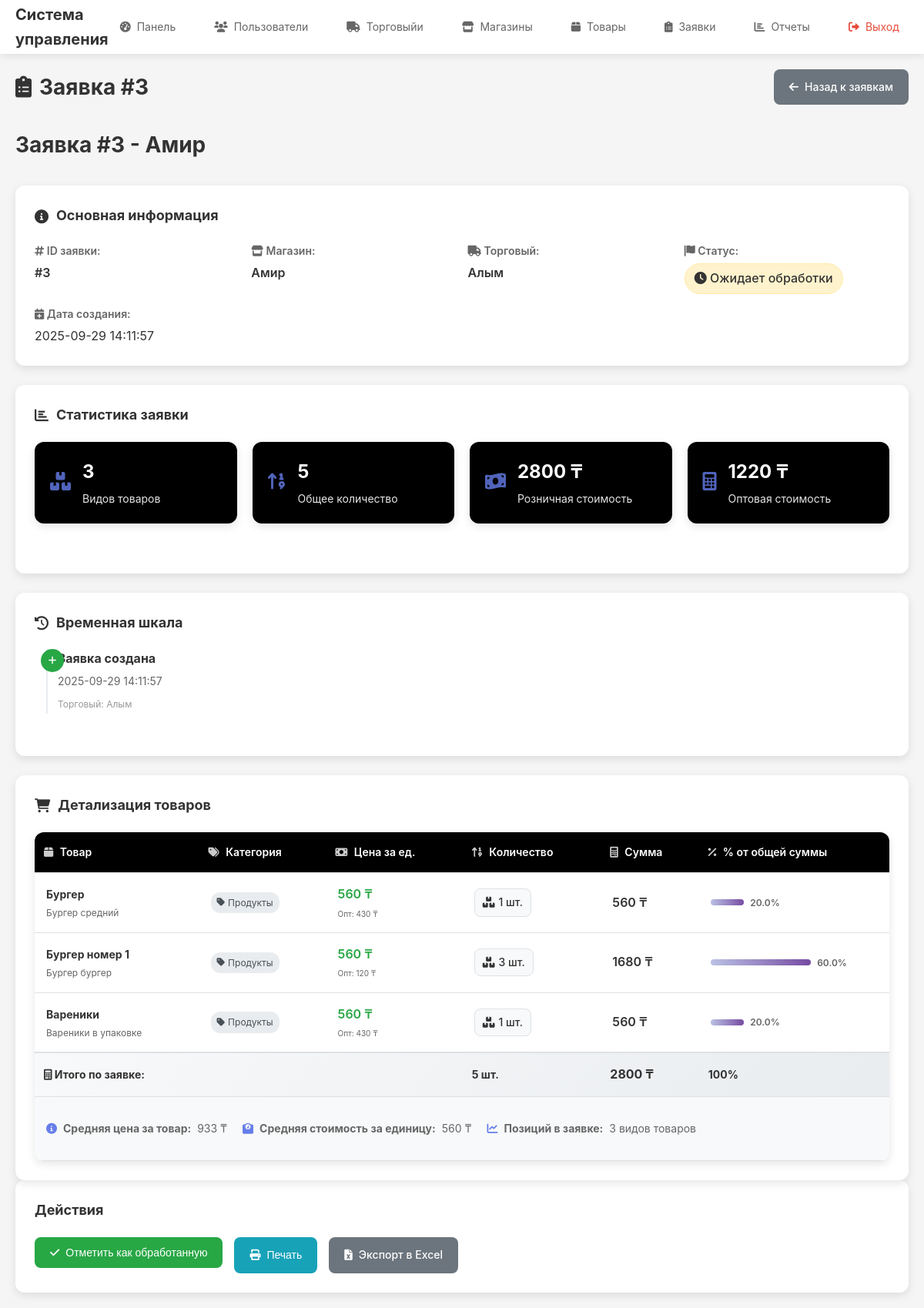
Screenshot of /admin/requests/3 (signed in) with the database file from the repository.
### tables this page shows
CREATE TABLE requests (
            id INTEGER PRIMARY KEY AUTOINCREMENT,
            shop_id INTEGER NOT NULL,
            supplier_id INTEGER NOT NULL,
            status TEXT DEFAULT 'pending' CHECK (status IN ('pending', 'processing', 'completed')),
            created_at TIMESTAMP DEFAULT CURRENT_TIMESTAMP,
            updated_at TIMESTAMP DEFAULT CURRENT_TIMESTAMP,
            FOREIGN KEY (shop_id) REFERENCES shops (id),
            FOREIGN KEY (supplier_id) REFERENCES suppliers (id)
        );

CREATE TABLE shops (
            id INTEGER PRIMARY KEY AUTOINCREMENT,
            supplier_id INTEGER NOT NULL,
            name TEXT NOT NULL,
            info TEXT,
            created_at TIMESTAMP DEFAULT CURRENT_TIMESTAMP,
            updated_at TIMESTAMP DEFAULT CURRENT_TIMESTAMP, business_type TEXT DEFAULT 'ИП',
            FOREIGN KEY (supplier_id) REFERENCES suppliers (id)
        );

CREATE TABLE suppliers (
            id INTEGER PRIMARY KEY AUTOINCREMENT,
            user_id INTEGER NOT NULL,
            name TEXT NOT NULL,
            info TEXT,
            created_at TIMESTAMP DEFAULT CURRENT_TIMESTAMP,
            updated_at TIMESTAMP DEFAULT CURRENT_TIMESTAMP,
            FOREIGN KEY (user_id) REFERENCES users (id)
        );

CREATE TABLE request_items (
            id INTEGER PRIMARY KEY AUTOINCREMENT,
            request_id INTEGER NOT NULL,
            product_id INTEGER NOT NULL,
            quantity INTEGER NOT NULL,
            FOREIGN KEY (request_id) REFERENCES requests (id),
            FOREIGN KEY (product_id) REFERENCES products (id)
        );

CREATE TABLE products (
            id INTEGER PRIMARY KEY AUTOINCREMENT,
            category_id INTEGER,
            name TEXT NOT NULL,
            description TEXT,
            price DECIMAL(10,2) NOT NULL,
            wholesale_price DECIMAL(10,2),
            image_url TEXT,
            created_at TIMESTAMP DEFAULT CURRENT_TIMESTAMP,
            updated_at TIMESTAMP DEFAULT CURRENT_TIMESTAMP,
            FOREIGN KEY (category_id) REFERENCES categories (id)
        );

CREATE TABLE categories (
            id INTEGER PRIMARY KEY AUTOINCREMENT,
            name TEXT NOT NULL,
            description TEXT,
            created_at TIMESTAMP DEFAULT CURRENT_TIMESTAMP,
            updated_at TIMESTAMP DEFAULT CURRENT_TIMESTAMP
        );

### app/routes/admin.py (the view)
@admin_bp.route('/requests/<int:request_id>')
@login_required
@admin_required
def request_detail(request_id: int) -> Union[str, Response]:
    db = get_db()
    request_info = db.execute('''
        SELECT r.*, sh.name as shop_name, s.name as supplier_name,
               u.email as supplier_email
        FROM requests r
        JOIN shops sh ON r.shop_id = sh.id
        JOIN suppliers s ON r.supplier_id = s.id
        JOIN users u ON s.user_id = u.id
        WHERE r.id = ?
    ''', (request_id,)).fetchone()
    if not request_info:
        flash('Заявка не найдена', 'error')
        return redirect(url_for('admin.requests'))
    items = db.execute('''
        SELECT ri.*,
               p.name as product_name,
               p.price,
               p.wholesale_price,
               p.description as product_description,
               c.name as category_name
        FROM request_items ri
        JOIN products p ON ri.product_id = p.id
        LEFT JOIN categories c ON p.category_id = c.id
        WHERE ri.request_id = ?
        ORDER BY p.name
    ''', (request_id,)).fetchall()
    total_cost = 0
    total_quantity = 0
    total_retail_cost = 0
    total_wholesale_cost = 0
    for item in items:
        item_total = item['price'] * item['quantity']
        total_cost += item_total
        total_quantity += item['quantity']
        total_retail_cost += item['price'] * item['quantity']
        wholesale_price = item['wholesale_price'] if item['wholesale_price'] else item['price'] * 0.85
        total_wholesale_cost += wholesale_price * item['quantity']
    stats = {
        'total_cost': total_cost,
        'total_quantity': total_quantity,
        'total_retail_cost': total_retail_cost,
        'total_wholesale_cost': total_wholesale_cost,
        'items_count': len(items),
        'avg_price_per_item': total_cost / len(items) if len(items) > 0 else 0,
        'avg_price_per_unit': total_cost / total_quantity if total_quantity > 0 else 0
    }
    return render_template('admin/request_detail.html', request=request_info, items=items, stats=stats)

### app/templates/admin/request_detail.html (shortened to what this page needs)
{% extends "base.html" %}
{% block content %}
<div class="content-header">
    <h1><i class="fas fa-clipboard-list"></i> Заявка #{{ request.id }}</h1>
    <a href="{{ url_for('admin.requests') }}" class="btn btn-secondary">
        <i class="fas fa-arrow-left"></i> Назад к заявкам
    </a>
</div>
<div class="printable-content">
    <div class="content-header">
        <h1>Заявка #{{ request.id }} - {{ request.shop_name }}</h1>
    </div>
    <div class="request-detail">
        <div class="request-info-card">
            <h3><i class="fas fa-info-circle"></i> Основная информация</h3>
            <div class="info-grid">
                <div class="info-item">
                    <label><i class="fas fa-hashtag"></i> ID заявки:</label>
                    <span class="highlight-value">#{{ request.id }}</span>
                </div>
                <div class="info-item">
                    <label><i class="fas fa-store"></i> Магазин:</label>
                    <span class="highlight-value">{{ request.shop_name }}</span>
                </div>
                <div class="info-item">
                    <label><i class="fas fa-truck"></i> Торговый:</label>
                    <span class="highlight-value">{{ request.supplier_name }}</span>
                </div>
                <div class="info-item">
                    <label><i class="fas fa-flag"></i> Статус:</label>
                    <span class="status-badge status-{{ request.status }}">
                        {% if request.status == 'pending' %}
                        <i class="fas fa-clock"></i> Ожидает обработки
                        {% elif request.status == 'processing' %}
                        <i class="fas fa-cogs"></i> В обработке
                        {% else %}
                        <i class="fas fa-check-circle"></i> Завершена
                        {% endif %}
                    </span>
                </div>
                <div class="info-item">
                    <label><i class="fas fa-calendar-plus"></i> Дата создания:</label>
                    <span>{{ request.created_at if request.created_at else 'Не указано' }}</span>
                </div>
            </div>
        </div>
        {% if stats %}
        <div class="request-stats-card">
            <h3><i class="fas fa-chart-bar"></i> Статистика заявки</h3>
            <div class="stats-grid">
                <div class="stat-card">
                    <div class="stat-icon">
                        <i class="fas fa-boxes"></i>
                    </div>
                    <div class="stat-content">
                        <div class="stat-number">{{ stats.items_count }}</div>
                        <div class="stat-label">Видов товаров</div>
                    </div>
                </div>
                <div class="stat-card">
                    <div class="stat-icon">
                        <i class="fas fa-sort-numeric-up"></i>
                    </div>
                    <div class="stat-content">
                        <div class="stat-number">{{ stats.total_quantity }}</div>
                        <div class="stat-label">Общее количество</div>
                    </div>
                </div>
                <div class="stat-card">
                    <div class="stat-icon">
                        <i class="fas fa-money-bill-wave"></i>
                    </div>
                    <div class="stat-content">
                        <div class="stat-number">{{ "%.0f"|format(stats.total_retail_cost) }} ₸</div>
                        <div class="stat-label">Розничная стоимость</div>
                    </div>
                </div>
                <div class="stat-card">
                    <div class="stat-icon">
                        <i class="fas fa-calculator"></i>
                    </div>
                    <div class="stat-content">
                        <div class="stat-number">{{ "%.0f"|format(stats.total_wholesale_cost) }} ₸</div>
                        <div class="stat-label">Оптовая стоимость</div>
                    </div>
                </div>
            </div>
        </div>
        {% endif %}
        {% if request.created_at and request.updated_at %}
        <div class="request-timeline-card">
            <h3><i class="fas fa-history"></i> Временная шкала</h3>
            <div class="timeline">
                <div class="timeline-item">
                    <div class="timeline-marker created">
                        <i class="fas fa-plus"></i>
                    </div>
                    <div class="timeline-content">
                        <h4>Заявка создана</h4>
                        <p>{{ request.created_at }}</p>
                        <small>Торговый: {{ request.supplier_name }}</small>
                    </div>
                </div>
            </div>
        </div>
        {% endif %}
        {% if items %}
        <div class="request-items-card">
            <h3><i class="fas fa-shopping-cart"></i> Детализация товаров</h3>
            <div class="data-table-container">
                <table class="data-table enhanced">
                    <thead>
                        <tr>
                            <th class="product-col">
                                <i class="fas fa-box"></i> Товар
                            </th>
                            <th class="category-col">
                                <i class="fas fa-tags"></i> Категория
                            </th>
                            <th class="price-col">
                                <i class="fas fa-money-bill"></i> Цена за ед.
                            </th>
                            <th class="quantity-col">
                                <i class="fas fa-sort-numeric-up"></i> Количество
                            </th>
                            <th class="total-col">
                                <i class="fas fa-calculator"></i> Сумма
                            </th>
                            <th class="percent-col">
                                <i class="fas fa-percent"></i> % от общей суммы
                            </th>
                        </tr>
                    </thead>
                    <tbody>
                        {% for item in items %}
                        {% set item_total = item.price * item.quantity %}
                        {% set percentage = (item_total / stats.total_cost * 100) if stats.total_cost > 0 else 0 %}
                        <tr class="item-row">
                            <td class="product-info">
                                <div class="product-main">
                                    <strong>{{ item.product_name }}</strong>
                                </div>
                                {% if item.product_description %}
                                <div class="product-desc">
                                    {{ item.product_description[:50] }}
                                </div>
                                {% endif %}
                            </td>
                            <td class="category-info">
                                {% if item.category_name %}
                                <span class="category-badge">
                                    <i class="fas fa-tag"></i> {{ item.category_name }}
                                </span>
                                {% else %}
                                <span class="no-category">Без категории</span>
                                {% endif %}
                            </td>
                            <td class="price-info">
                                <div class="price-main">{{ "%.0f"|format(item.price) }} ₸</div>
                                {% if item.wholesale_price and item.wholesale_price != item.price %}
                                <div class="price-wholesale">
                                    <small>Опт: {{ "%.0f"|format(item.wholesale_price) }} ₸</small>
                                </div>
                                {% endif %}
                            </td>
                            <td class="quantity-info">
                                <div class="quantity-badge">
                                    <i class="fas fa-boxes"></i> {{ item.quantity }} шт.
                                </div>
                            </td>
                            <td class="total-info">
                                <div class="total-amount">{{ "%.0f"|format(item_total) }} ₸</div>
                            </td>
                            <td class="percent-info">
                                <div class="progress-container">
                                    <div class="progress-bar" style="width: {{ " %.1f"|format(percentage) }}%;"></div>
                                    <span class="progress-text">{{ "%.1f"|format(percentage) }}%</span>
                                </div>
                            </td>
                        </tr>
                        {% endfor %}
                    </tbody>
                    <tfoot>
                        <tr class="summary-row">
                            <td colspan="3">
                                <strong>
                                    <i class="fas fa-calculator"></i> Итого по заявке:
                                </strong>
                            </td>
                            <td class="total-quantity">
                                <strong>{{ stats.total_quantity }} шт.</strong>
                            </td>
                            <td class="total-amount">
                                <strong>{{ "%.0f"|format(stats.total_cost) }} ₸</strong>
                            </td>
                            <td class="total-percent">
                                <strong>100%</strong>
                            </td>
                        </tr>
                        <tr class="info-row">
                            <td colspan="6">
                                <div class="additional-info">
                                    <div class="info-block">
                                        <i class="fas fa-info-circle"></i>
                                        <strong>Средняя цена за товар:</strong> {{ "%.0f"|format(stats.avg_price_per_item) }} ₸
                                    </div>
                                    <div class="info-block">
                                        <i class="fas fa-weight"></i>
                                        <strong>Средняя стоимость за единицу:</strong> {{ "%.0f"|format(stats.avg_price_per_unit) }} ₸
                                    </div>
                                    <div class="info-block">
                                        <i class="fas fa-chart-line"></i>
                                        <strong>Позиций в заявке:</strong> {{ stats.items_count }} видов товаров
                                    </div>
                                </div>
                            </td>
                        </tr>
                    </tfoot>
                </table>
            </div>
        </div>
        {% endif %}
    </div>
    <div class="request-actions-card">
        <h3>Действия</h3>
        <div class="action-buttons">
            {% if request.status == 'pending' %}
            <form method="POST" action="{{ url_for('admin.mark_request_processed', request_id=request.id) }}"
                style="display: inline;">
                <button type="submit" class="btn btn-success"
                    onclick="return confirm('Отметить заявку как обработанную?')">
                    <i class="fas fa-check"></i> Отметить как обработанную
                </button>
            </form>
            {% endif %}
            <button class="btn btn-info" onclick="printRequest()">
                <i class="fas fa-print"></i> Печать
            </button>
            <a href="{{ url_for('admin.export_request', request_id=request.id) }}" class="btn btn-secondary">
                <i class="fas fa-file-excel"></i> Экспорт в Excel
            </a>
        </div>
    </div>
</div>
{% endblock %}

### rows the page displays
requests: id "3", created_at "2025-09-29 14:11:57"
shops: shop_name "Амир"
suppliers: supplier_name "Алым"
request_items: product_name "Бургер", description "Бургер средний", category_name "Продукты", quantity "1", item_total "560", percentage "20.0"
products: price "560", wholesale_price "430"
request_items: product_name "Бургер номер 1", description "Бургер бургер", category_name "Продукты", quantity "3", item_total "1680", percentage "60.0"
products: price "560", wholesale_price "120"
request_items: product_name "Вареники", description "Вареники в упаковке", category_name "Продукты", quantity "1", item_total "560", percentage "20.0"
products: price "560", wholesale_price "430"

### other values shown
{{ stats.items_count }} "3"
{{ stats.total_quantity }} "5"
{{ "%.0f"|format(stats.total_retail_cost) }} "2800"
{{ "%.0f"|format(stats.total_wholesale_cost) }} "1220"
{{ "%.0f"|format(stats.total_cost) }} "2800"
{{ "%.0f"|format(stats.avg_price_per_item) }} "933"
{{ "%.0f"|format(stats.avg_price_per_unit) }} "560"
